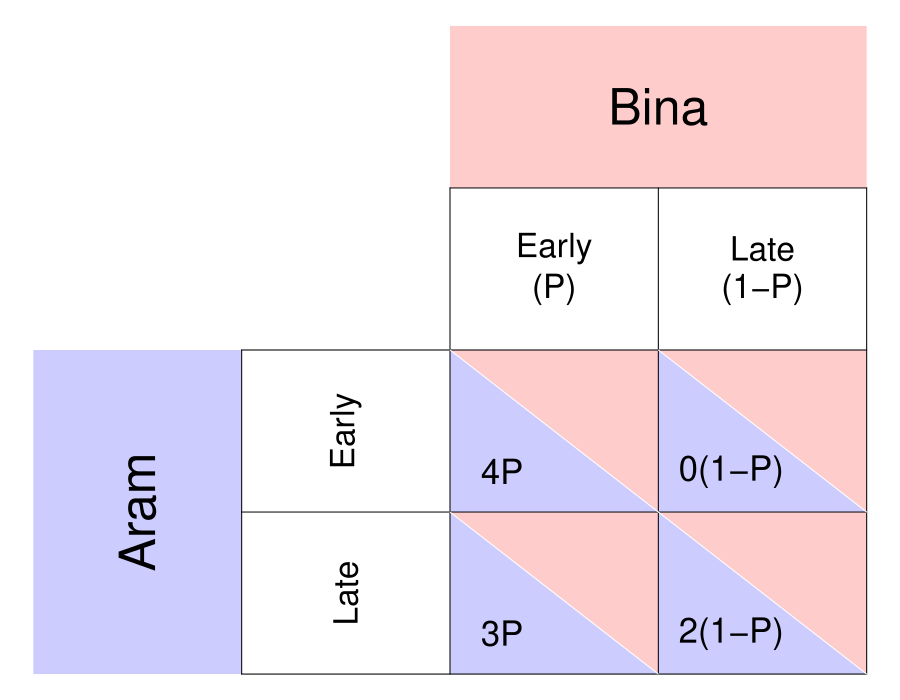

The script that saved this image:
require(ggplot2)
require(shape)
pdf(file = "people/matrix_palanpur_probabilities.pdf", width = 9, height = 7)

par(mar =  c(0, 0, 0, 0))
xlims <- c(0, 8)
ylims <- c(0, 8)

#TextSizes
PlayerSize <- 3
StratSize <- 2
PayoffSize <- 2.1
p1fadelevel <- 0.2
p2fadelevel <- 0.2

#Payoffs are listed as c("NW", "SW", "NE", "SE")

#Considerations for Player 1
P1Name <- c("Aram")
P1Strat <- c("Early", "Late")
#P1Strat2 <- c("(Cooperate)", "(Defect)")
P1Payoffs <- c("4P", "3P", "0(1-P)", "2(1-P)")
P1BR1 <- c("SW") #Must be NW or SW - the BR prints accordingly. 
P1BR2 <- c("SE") #Must be NE or SE - the BR prints accordingly. 
P1bestsize <- 2.5 #Adjusts size of point indicating best response of P1
#NW = (5, 3); SW = (5,1); NE = (7, 3); SE = (7, 1)

#Considerations for Player 2
P2Name <- c("Bina")
P2Strat <- c("Early", "Late")
P2Strat2 <- c("(P)", "(1-P)")
P2Payoffs <- c("w", "x", "y", "z")
P2BR1 <- c("NE") #Must be NW or SW - the BR prints accordingly. 
P2BR2 <- c("SE") #Must be NE or SE - the BR prints accordingly. 
P2bestsize <- 4 #Adjusts size of circle indicating best response of P1

plot(0, 0, xlim = xlims, ylim = ylims, type = "n",
     xlab = expression(""),
     ylab = expression(""),
     xaxt = "n", 
     yaxt = "n", 
     cex.lab = 2, 
     bty = "n")



#Color and label for Player 1 and their strategies
polygon(c(0,0,2,2,0), c(0,4,4,0,0), col=rgb(0, 0, 1, p1fadelevel), density=NULL, border = NA)
text(1, 2, P1Name[1], srt = 90, cex = PlayerSize)

text(3, 3, P1Strat[1], cex = StratSize, srt = 90)
#text(3.25, 3, P1Strat2[1], cex = StratSize, srt = 90)
text(3, 1, P1Strat[2], cex = StratSize, srt = 90)
#text(3.25, 1, P1Strat2[2], cex = StratSize, srt = 90)


#Color and label for Player 2
polygon(c(4,4,8,8,4), c(8,6,6,8,8), col=rgb(1, 0, 0, p2fadelevel), density=NULL, border = NA)
text(6, 7, P2Name[1], cex = PlayerSize)

text(5, 5.25, P2Strat[1], cex = StratSize)
text(5, 4.75, P2Strat2[1], cex = StratSize)
text(7, 5.25, P2Strat[2], cex = StratSize)
text(7, 4.75, P2Strat2[2], cex = StratSize)

#NorthWest cell 
#P1
polygon(c(4,4,6,4), c(4,2,2,4), col=rgb(0, 0, 1, p1fadelevel), density=NULL, border = NA)
#P2
polygon(c(4,6,6,4), c(4,4,2,4), col=rgb(1, 0, 0, p2fadelevel), density=NULL, border = NA)

#P1
text(4.5, 2.5, P1Payoffs[1], cex = PayoffSize)
#P2
#text(5.5, 3.5, P2Payoffs[1], cex = PayoffSize)

#SouthWest cell  
#P1
polygon(c(4,4,6,4), c(2,0,0,2), col=rgb(0, 0, 1, p1fadelevel), density=NULL, border = NA)
#P2
polygon(c(4,6,6,4), c(2,2,0,2), col=rgb(1, 0, 0, p2fadelevel), density=NULL, border = NA)

#P1
text(4.5, 0.5, P1Payoffs[2], cex = PayoffSize)
#P2
#text(5.5, 1.5, P2Payoffs[2], cex = PayoffSize)


#NorthEast cell 
#P1
polygon(c(6,6,8,6), c(4,2,2,4), col=rgb(0, 0, 1, p1fadelevel), density=NULL, border = NA)
#P2
polygon(c(6,8,8,6), c(4,4,2,4), col=rgb(1, 0, 0, p2fadelevel), density=NULL, border = NA)
#P1
text(6.7, 2.5, P1Payoffs[3], cex = PayoffSize)
#P2
#text(7.5, 3.5, P2Payoffs[3], cex = PayoffSize)

#SouthEast cell 
#P1
polygon(c(6,6,8,6), c(2,0,0,2), col=rgb(0, 0, 1, p1fadelevel), density=NULL, border = NA)
#P2
polygon(c(6,8,8,6), c(2,2,0,2), col=rgb(1, 0, 0, p2fadelevel), density=NULL, border = NA)
#P1
text(6.7, 0.5, P1Payoffs[4], cex = PayoffSize)
#P2
#text(7.5, 1.5, P2Payoffs[4], cex = PayoffSize)


#Lines for the Table
segments(8, 0, 8, 6, lty = 1, col = "black")
segments(4, 6, 8, 6, lty = 1, col = "black")
segments(2, 0, 2, 4, lty = 1, col = "black")
segments(2, 0, 8, 0, lty = 1, col = "black")
segments(2, 4, 8, 4, lty = 1, col = "black")
segments(4, 0, 4, 6, lty = 1, col = "black")
segments(2, 2, 8, 2, lty = 1, col = "black")
segments(6, 0, 6, 6, lty = 1, col = "black")

#Diagonals
#NW
segments(4, 4, 6, 2, lty = 1, col = "white")
#NE
segments(6, 4, 8, 2, lty = 1, col = "white")
#SW
segments(4, 2, 6, 0, lty = 1, col = "white")
#Se
segments(6, 2, 8, 0, lty = 1, col = "white")


# #Best responses 
# #P1 
# if (P1BR1[1] == "NW"){
#   points(5, 3, pch = 16, col = "black", cex = P1bestsize)
# } else{points(5, 1, pch = 16, col = "black", cex = P1bestsize)
# }
# 
# if (P1BR2[1] == "NE"){
#   points(7, 3, pch = 16, col = "black", cex = P1bestsize)
# } else{points(7, 1, pch = 16, col = "black", cex = P1bestsize)
# }
# 
# 
# #P2
# if (P2BR1[1] == "NW"){
#   points(5, 3, pch = 1, col = "black", cex = P2bestsize)
# } else{points(7, 3, pch = 1, col = "black", cex = P2bestsize)
# }
# 
# if (P2BR2[1] == "SW"){
#   points(5, 1, pch = 1, col = "black", cex = P2bestsize)
# } else{points(7, 1, pch = 1, col = "black", cex = P2bestsize)
# }

dev.off()
